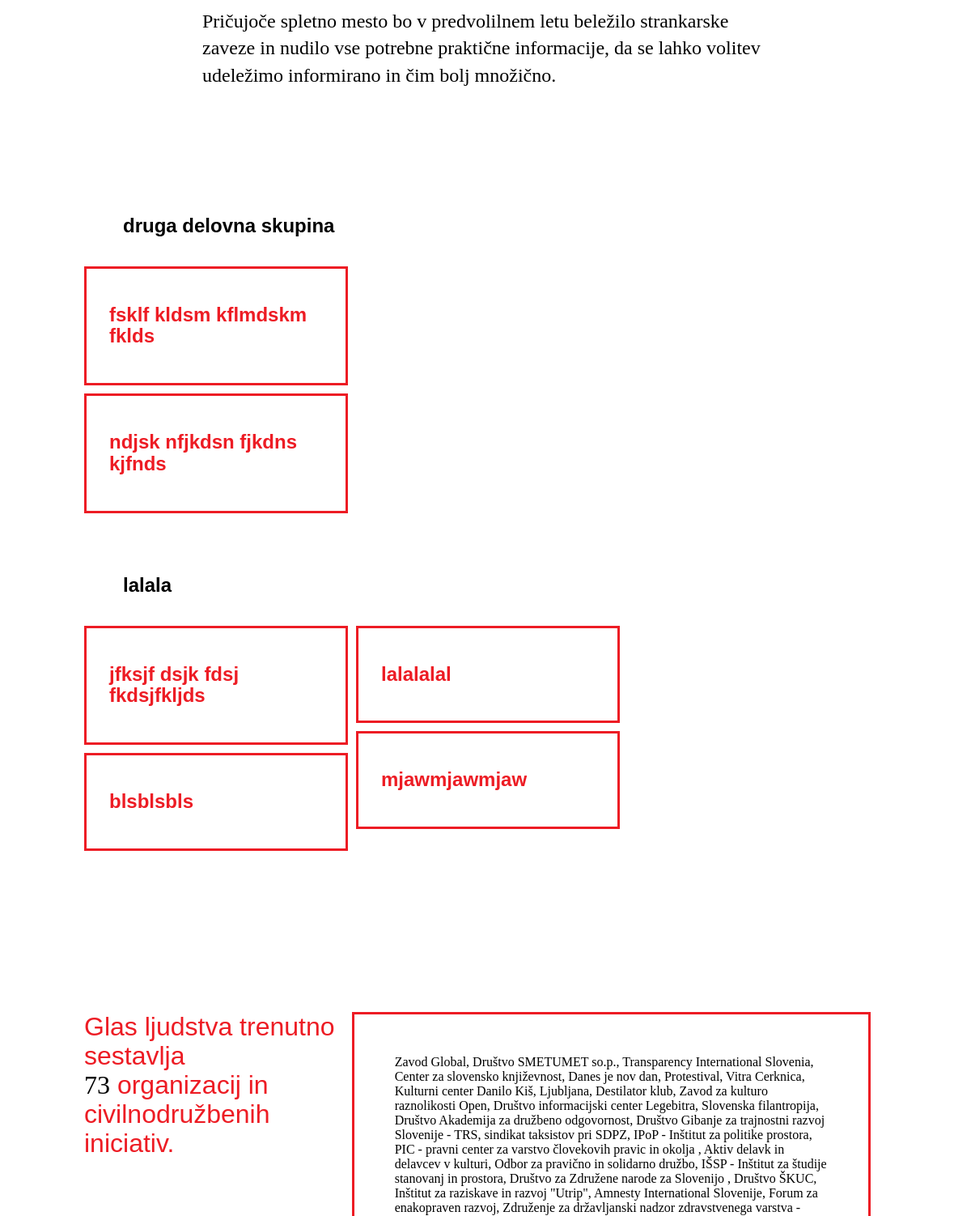
The app's page / (middle part), older data.
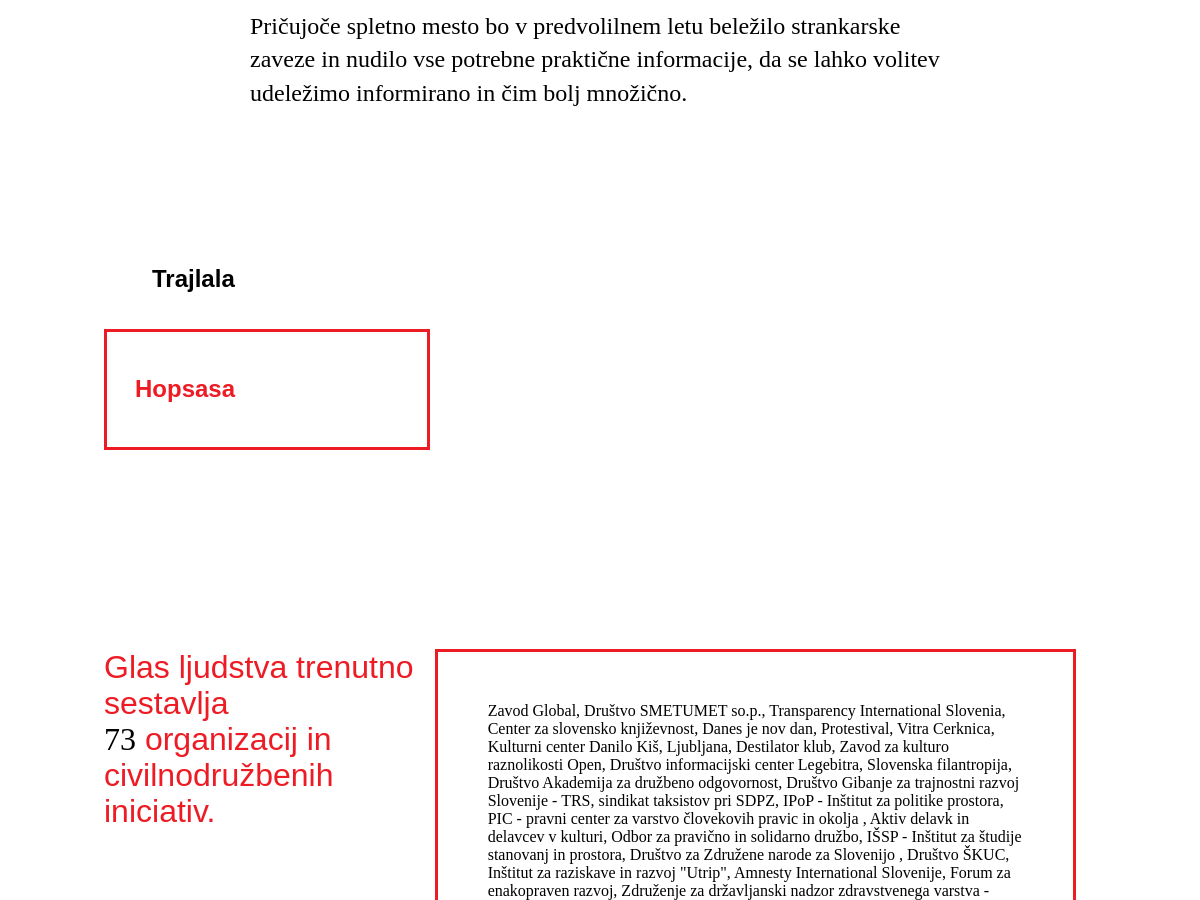
The same page, newer data.
### zahteve/models.py (models this page shows, shortened)
class WorkGroup(Timestampable, Versionable):
    name = models.TextField(null=False, blank=False)
    description = models.TextField(null=False, blank=False)
    og_title = models.TextField(null=False, blank=False)
    og_description = models.TextField(null=False, blank=False)

class Demand(Timestampable, Versionable):
    title = models.TextField(null=False, blank=False)
    description = models.TextField(null=False, blank=False)
    workgroup = models.ForeignKey('WorkGroup', null=True, blank=True, on_delete=models.SET_NULL)

### zahteve/views.py (the view)
# urls.py: path('', landing),
def landing(request):
    work_groups = WorkGroup.objects.all().order_by('?')
    for wg in work_groups:
        wg.demands = Demand.objects.filter(workgroup=wg).order_by('?')
    return render(request, 'zahteve/landing.html', context={'work_groups': work_groups})

### templates/zahteve/landing.html (shortened to what this page needs)
{% extends 'zahteve/frame.html' %}
{% load static %}
{% load comments %}
{% block content %}
    <div class="row">
        <div class="col">
            <p class="intro-text">Pričujoče spletno mesto bo v predvolilnem letu beležilo strankarske zaveze in
                nudilo vse potrebne praktične informacije, da se lahko volitev udeležimo informirano in čim bolj
                množično.
            </p>
        </div>
    </div>
    <div class="divider"></div>
    {% for wg in work_groups %}
    <div class="working-group-header">
        <span></span>
        <a href="/{{wg.id}}"><h1>{{ wg.name }}</h1></a>
    </div>
    <div class="masonry">
        {% for demand in wg.demands %}
        <a href="/zahteve/{{demand.id}}" class="masonry-card">
            <div class="masonry-card-body">
                <h1>{{ demand.title }}</h1>
            </div>
        </a>
        {% endfor %}
    </div>
    {% endfor %}
    <div class="row">
        <div class="col">
        </div>
    </div>
{% endblock %}

Row changes from the older to the newer data that the page shows:
removed WorkGroup: name "druga delovna skupina"
removed Demand: title "fsklf kldsm kflmdskm fklds", shown under "druga delovna skupina"
removed Demand: title "ndjsk nfjkdsn fjkdns kjfnds", shown under "druga delovna skupina"
removed Demand: title "jfksjf dsjk fdsj fkdsjfkljds"
removed Demand: title "blsblsbls"
removed Demand: title "lalalalal"
removed Demand: title "mjawmjawmjaw"
changed WorkGroup: name "lalala" → "Trajlala"
added Demand: title "Hopsasa"
